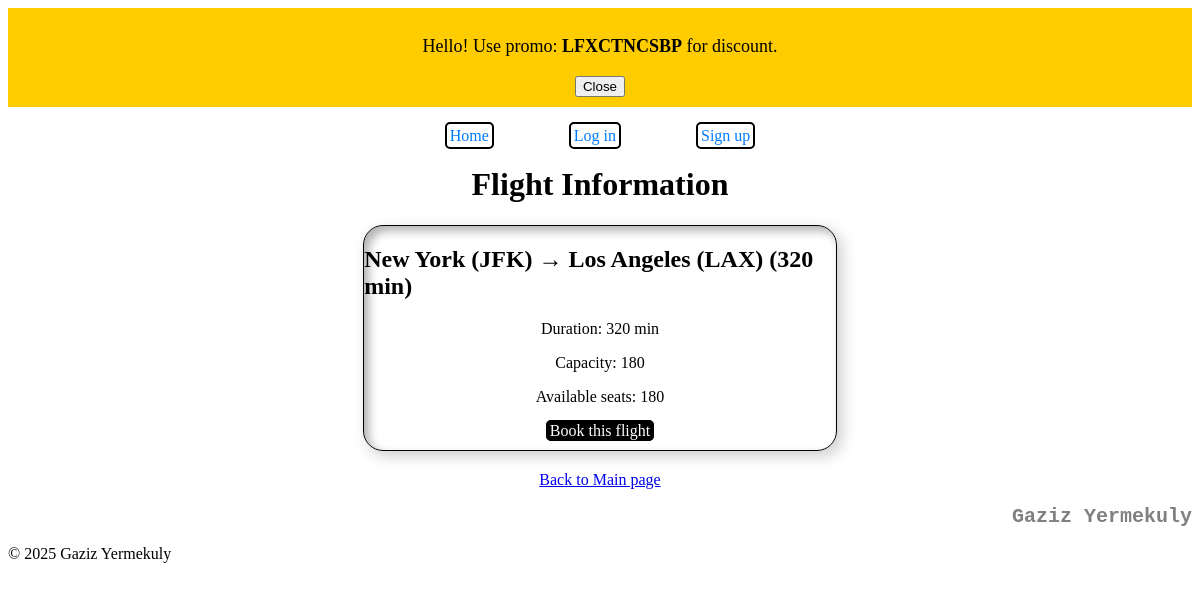
Page /flights/4/ on the committed database.
### flights/models.py (models this page shows)
class Flight(models.Model):
    origin = models.ForeignKey(Airport, on_delete=models.CASCADE, related_name="departures")
    destination = models.ForeignKey(Airport, on_delete=models.CASCADE, related_name="arrivals")
    duration = models.IntegerField()
    capacity = models.IntegerField()
    def available_seats(self):
        return self.capacity - self.bookings.count()
    def __str__(self):
        return f"{self.origin} → {self.destination} ({self.duration} min)"

class Airport(models.Model):
    code = models.CharField(max_length=3, unique=True)
    city = models.CharField(max_length=64)
    def __str__(self):
        return f"{self.city} ({self.code})"

### flights/views.py (the view)
# urls.py: path("flights/<int:flight_id>/", views.flight_detail, name="flight_detail"),
def flight_detail(request, flight_id):
    flight = get_object_or_404(Flight, id=flight_id)
    return render(request, "flights/flight_detail.html", {"flight": flight})

### flights/templates/flights/flight_detail.html (shortened to what this page needs)
{% extends 'flights/base.html' %}
{% block content %}
<h1 class="flight-info">Flight Information</h1>
<div class="flight-list">
    <h2>{{ flight }}</h2>
<p>Duration: {{ flight.duration }} min</p>
<p>Capacity: {{ flight.capacity }}</p>
<p>Available seats: {{ flight.available_seats }}</p>
<a href="{% url 'book_flight' flight.id %}">Book this flight</a>
</div>
<p class="back-to-menu">
    <a href="{% url 'index' %}">Back to Main page</a>
</p>
<footer style="text-align: right;">
    <h2 style="font-family: 'Courier New', Courier, monospace;font-size: 20px;color: gray;">Gaziz Yermekuly</h2>
</footer>
{% endblock %}

### flights/templates/flights/flight_detail.html (style rules this page uses)
.flight-list { justify-content: center; align-items: center; justify-items: center; border: 1px solid black; margin: 20px 30% 20px 30%; border-radius: 20px; box-shadow: inset 5px 5px 10px rgba(0, 0, 0, 0.3), 5px 5px 15px rgba(0, 0, 0, 0.2); padding: 0 0 10px 0; }
.flight-list a { text-decoration: none; border: 1px solid black; margin: auto; padding: 1px 3px 1px 3px; border-radius: 5px; background-color: black; color: white; }
.back-to-menu,.flight-info { justify-content: center; align-items: center; justify-items: center; text-align: center; }

### rows in the picture
Flight: origin+destination+duration "New York (JFK) → Los Angeles (LAX) (320 min)", duration "320", capacity "180", available_seats "180"

### other values in the picture
{{ request.session.promo_code }} "LFXCTNCSBP"
